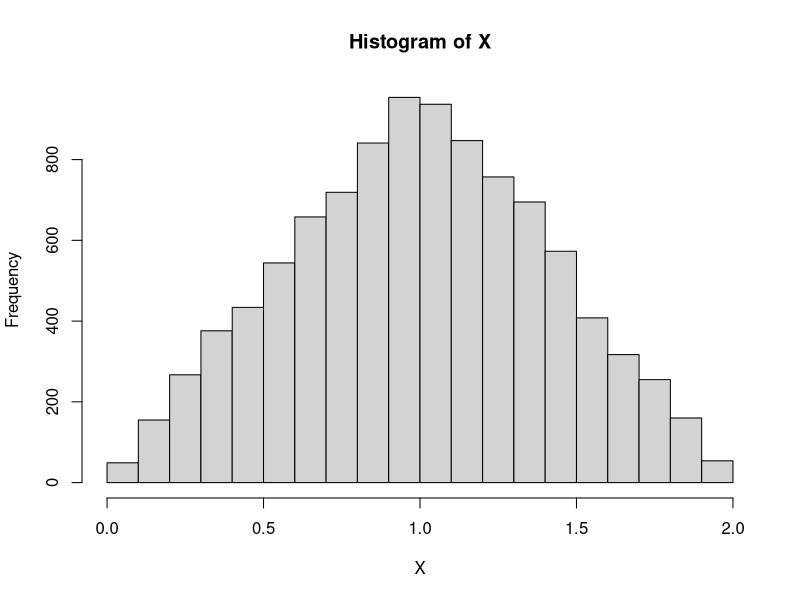
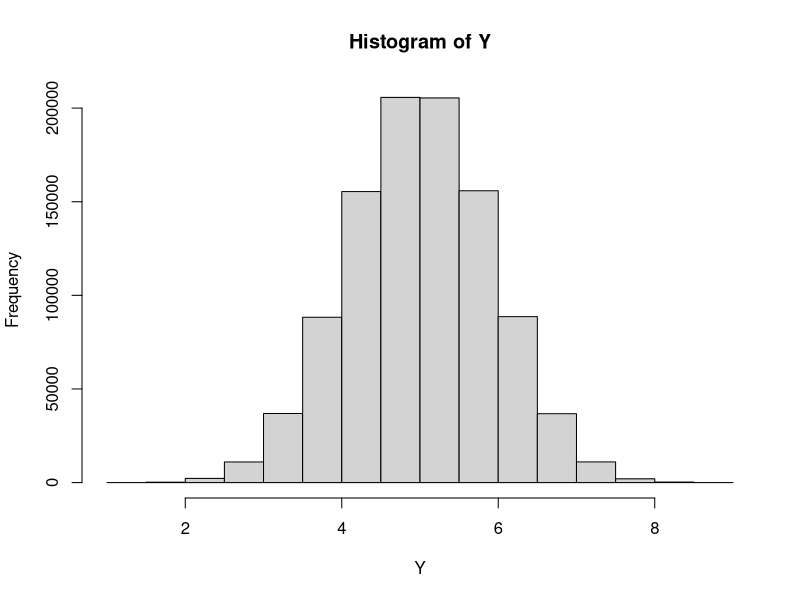
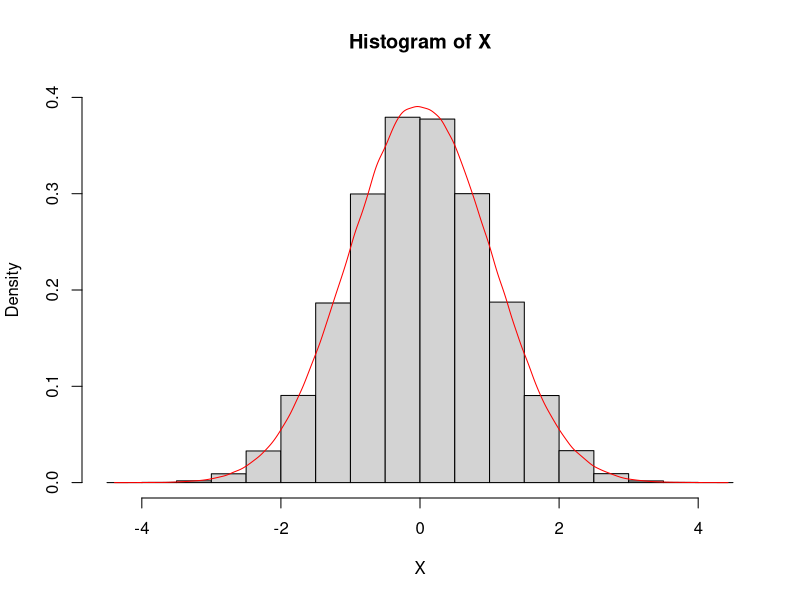
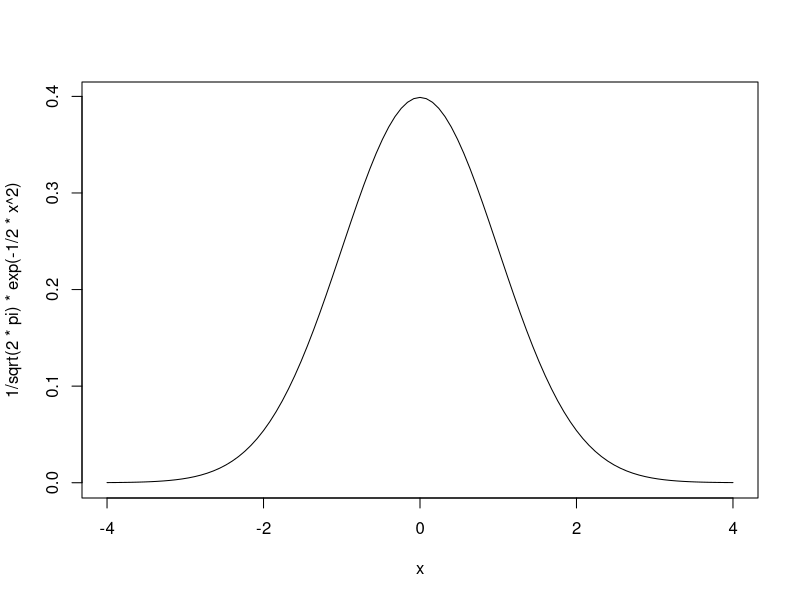
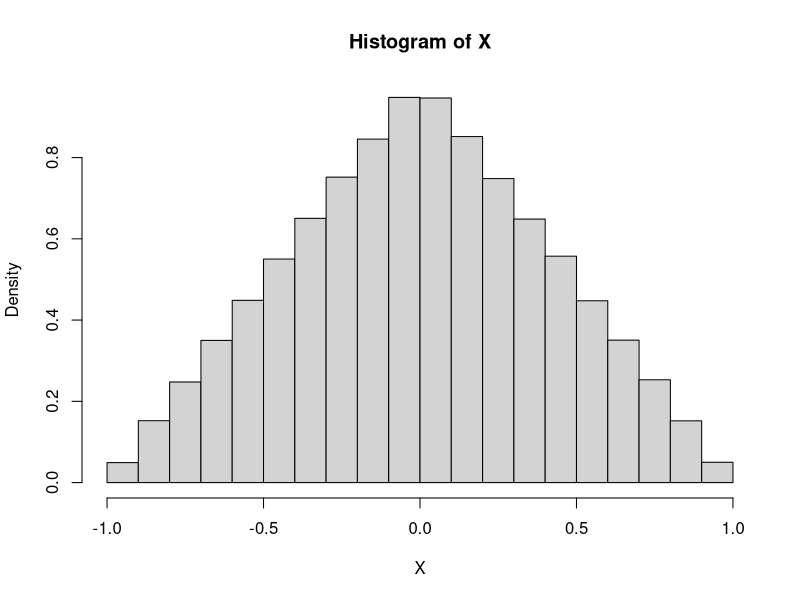
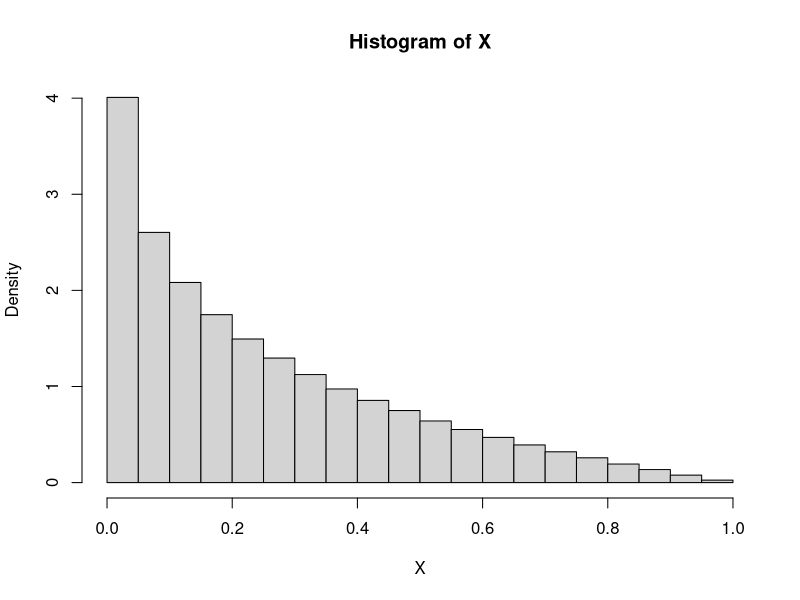
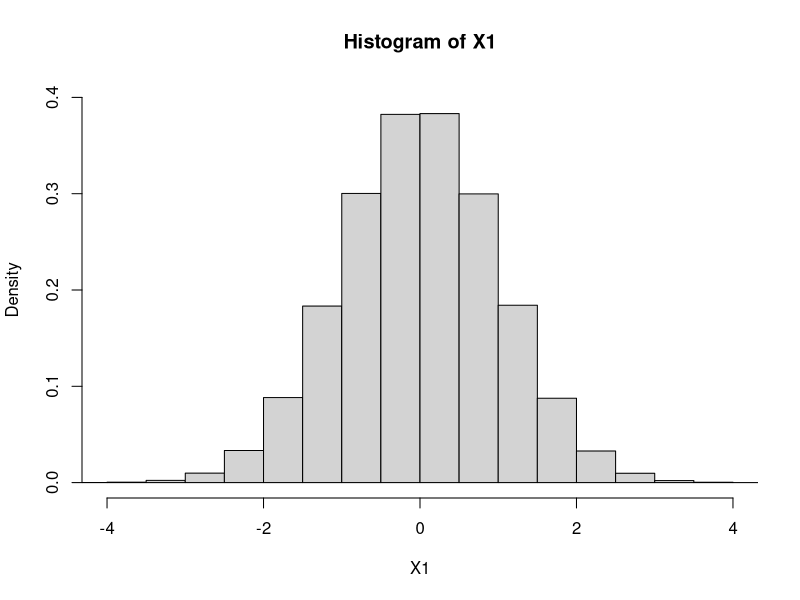
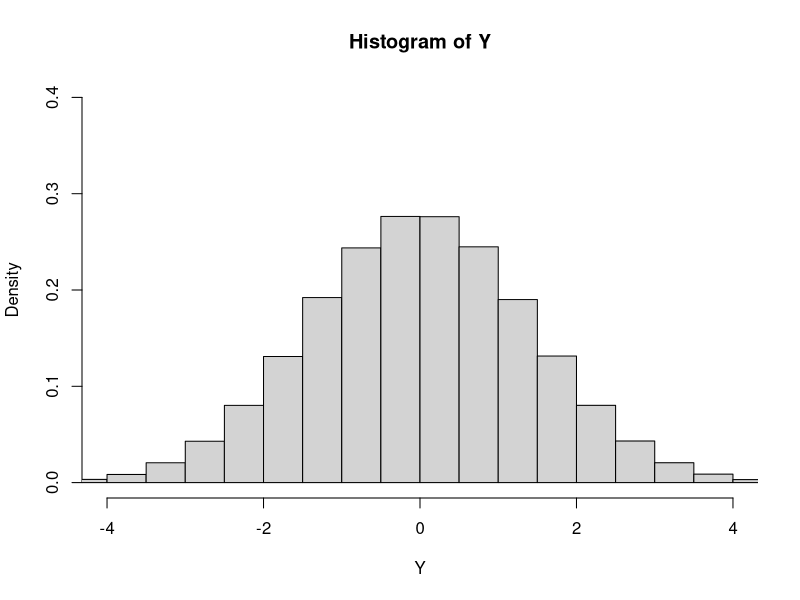

Write the R code that produced these figures, in order.
## ---- chunk 1
knitr::opts_chunk$set(echo = TRUE)
## ---- chunk 2

Pk=factorial(4)/(factorial(4-2)*factorial(4-2))*0.4^2*0.6^2
print(Pk)

## ---- chunk 3
A2<-0 #inicializa a vari?vel de contagem dos eventos
n<-10000 #n?mero de experimentos

for (i in 1:n) {
        Adultos<-c(0,0,0,0) #cria vetor de adultos com 0 (1: em casa, 0: fora)
        sim<-c(runif(1),runif(1),runif(1),runif(1)) #vetor de n?meros aleat?rios 
        for (j in 1:length(sim))
                if (sim[j]>0.6) { #probabilidade de estar em casa
                        Adultos[j]<-1
                }
        if (sum(Adultos)==2) { #experimento com 2 adultos em casa
                A2<-A2+1
        }
}

print(A2/n) #calcula a frequ?ncia relativa do experimento
## ---- chunk 4
d<-0.0001 #define o valor de delta
p<-0 #inicializa a vari?vel probabilidade
L1<-5/d #calcula o limite inferior
L2<-6/d #calcula o limite superior

for (n in L1:L2) {
        p<-p+1/sqrt(2*pi)*exp(-0.5*(n*d-7)^2)*d #calcula a aproxima??o recursivamente
}

print(p)
## ---- chunk 5
n=10000 #n?mero de experimentos

X <- runif(n,0,1)+runif(n,0,1)

hist(X)

Xa <- sum(X<0.5)/length(X)
Xb <- sum(X>=0.5 & X<1)/length(X)
Xc <- sum(X>=1 & X<1.5)/length(X)
Xd <- sum(X>=1.5 & X<=2)/length(X)
Xe <- sum(X>2)/length(X)


cat("a)",Xa,"\nb)",Xb,"\nc)",Xc,"\nd)",Xd,"\ne)",Xe)

## ---- chunk 6
n<-1000000 #numero de experimentos
Y<-0

for (i in 1:10){
        Y<-Y+runif(n,0,1)
}

hist(Y)

Py<-c(1:20)-c(1:20) #inicializando o vetor das probabilidades
Paux<-Py

for (i in 1:length(Py)) {
        Y <- Y-0.5 
        Paux[i]<-sum(Y<0) #experimentos < limite superior do intervalo
        if (i>1) {
                Py[i]<-(Paux[i]-Paux[i-1])/n #remove experimentos < limite inferior 
        }
        else {
                Py[i]<-Paux[i]/n #calculando a frequ?ncia relativa
        }
}

intervals<-c("[0 0.5)","[0.5 1)","[1 1.5)","[1.5 2)","[2 2.5)",
             "[2.5 3)","[3 3.5)","[3.5 4)","[4 4.5)","[4.5 5)",
             "[5 5.5)","[5.5 6)","[6 6.5)","[6.5 7)","[7 7.5)",
             "[7.5 8)","[8 8.5)","[8.5 9)","[9 9.5)","[9.5 10]")

result<-data.frame(intervals,Py)

print(result)

## ---- chunk 7

N_infty=100 #limite superior do somat?rio
N_seq=10 #quantidade de n?meros de Bell a calcular

##F?rmula 1:
Bn <- c(1:N_seq)-c(1:N_seq)
Bn[1]<-1;
for (n in 1:(N_seq)) {
        for (k in 1:N_infty) {
                Bn[n+1]<-Bn[n+1]+k^n/factorial(k) #i+1 - ?ndice 0 n?o existe no R
        }
        Bn[n+1]<-Bn[n+1]/exp(1)
}

print(toString(Bn[1:10]))


##F?rmula 2:
Bnn <- c(1:N_seq)-c(1:N_seq)
aux<-Bnn

Bnn[1] <- 1 #inicializa os dois primeiros elementos do vetor / casos especiais
Bnn[2] <- 1

comb = function(n, x) { #fun??o para an?lise combinat?ria
        return(factorial(n) / (factorial(x) * factorial(n-x)))
}


for (n in 2:(N_seq)) {
        aux[1]<-1
        for (k in 2:n) {
                aux[k]<-comb(n-1,k-1)*Bnn[k]
        }
        Bnn[n+1]<-sum(aux)
}

print(toString(Bnn[1:10])) #trunca os n?meros e imprimie como string, para melhor visualiza??o

## ---- chunk 8
print(Bnn[4+1]) #considerando que os n?meros come?am para n=0

## ---- chunk 9
n=10000
eventos=0
for (i in 1:n) {
        x=0
        if (runif(1)<0.5) { #A ganha de B e joga com C
                x="A" 
                if (runif(1)<0.5) { #A ganha de C e ? o campe?o
                        x=paste(x,"A")
                } else {
                        x=paste(x,"C") #C ganha de A e joga com B
                        if (runif(1)<0.5) {
                                x=paste(x,"C") #C ganha e ? o campe?o
                        }
                        else { #B ganha e joga com A
                                x=paste(x,"B")
                                if (runif(1)<0.5) { #B ganha e ? o campe?o
                                        x=paste(x,"B")
                                } else {
                                        x=paste(x,"A") #A ganha e ? o campe?o
                                }
                        }
                }
        } else { #B ganha de A e joga com C
                x="B"
                if (runif(1)<0.5) { #B ganha de C e ? o campe?o
                        x=paste(x,"B")
                } else {
                        x=paste(x,"C") #C ganha de B e joga com A
                        if (runif(1)<0.5) {
                                x=paste(x,"C") #C ganha e ? o campe?o
                        }
                        else { #A ganha e joga com B
                                x=paste(x,"A")
                                if (runif(1)<0.5) { #A ganha e ? o campe?o
                                        x=paste(x,"A")
                                } else {
                                        x=paste(x,"B") #B ganha e ? o campe?o
                                }
                        }
                }
        }
        eventos[i]=x
}
eventos<-data.frame(table(eventos))
eventos["prob"]<-eventos$Freq/n
print(eventos)
## ---- chunk 10
n<-100000

X1<-runif(n,0,1)
X2<-runif(n,0,1)

Y<-round(X1)*round(X2)

Prob1<-sum(Y==1)/length(Y)
Prob0<-sum(Y==0)/length(Y)

cat("Probability of Y=1",Prob1,"\nProbability of Y=0",Prob0)
## ---- chunk 11
n<-100000

X1<-runif(n,0,1)
X2<-runif(n,0,1)

Y<-round(X1)+round(X2)

snake_eyes<-sum(Y==2)/length(Y)

cat("Probability of snake eyes is:", snake_eyes)
## ---- chunk 12
d<-0.000001 #define o valor de delta
p<-0 #inicializa a vari?vel probabilidade
L1<--1/d #calcula o limite inferior
L2<-1/d #calcula o limite superior

for (n in L1:L2) {
        p<-p+1/sqrt(2*pi)*exp(-0.5*(n*d)^2)*d 
}

print(p)
## ---- chunk 13
n<-1000000 #n?mero de experimentos
X<-0

for (i in 1:12) {
        X<-X+(runif(n,0,1)-0.5)
}

hist(X, probability=TRUE, ylim=c(0,0.4))
lines(density(X),col="red")
curve(1/sqrt(2*pi)*exp(-1/2*x^2),from=-4, to=4)
## ---- chunk 14
n<-1000000 #n?mero de experimentos
X<-runif(n,0,1)-runif(n,0,1)

hist(X,probability=TRUE)
## ---- chunk 15
n<-1000000 #n?mero de experimentos
X<-runif(n,0,1)*runif(n,0,1)

hist(X,probability=TRUE)
## ---- chunk 16
n<-10000
r<-runif(n,0,1)
x<-0

for (i in 1:n) {
        if (r[i]<0.1) {
                x[i]<-1
        } else if (r[i]<0.3) {
                x[i]<-2
        } else {
                x[i]<-3
        }
}

probs<-c(sum(x==1)/n,sum(x==2)/n,sum(x==3)/n)
cat("Prob X=1 is",probs[1],"\nProb X=2 is",probs[2],"\nProb X=3 is",probs[3])

## ---- chunk 17
n<-10000
x<-runif(n,0,1)
print(mean(x))
## ---- chunk 18
n<-10000
x<-rnorm(n,0,1)+1
print(mean(x))
## ---- chunk 19
n<-10000
x<-rnorm(n,0,1)^2
print(mean(x))
## ---- chunk 20
n<-10000
x<-runif(n,0,1)*2
print(mean(x))
## ---- chunk 21
n<-1000000
X1<-rnorm(n,0,1)
X2<-rnorm(n,0,1)
Y<-X1-X2
cat("Desvio padr?o de X1=X2 ?", sd(X1), "\nDesvio padr?o de Y ?", sd(Y))
hist(X1,probability = TRUE,xlim=c(-4,4),ylim=c(0,0.4))
hist(Y,probability = TRUE,xlim=c(-4,4),ylim=c(0,0.4))
## ---- chunk 22
n<-100000
X<-rnorm(n,0,1)
Y<-rnorm(n,0,1)
dist<-sqrt(X^2+Y^2)
print(mean(dist))
## ---- chunk 23
n<-100000
U<-runif(n,0,1)
X<-sqrt(U)
cat("Mean of Sqrt(U) is", mean(X), "\nSqrt(mean(U)) is",sqrt(mean(U)))
## ---- chunk 24
n<-1000
X1<-rnorm(n,0,1)
X2<-rnorm(n,0,1)
Y1<-X1+0.1*X2
Y2<-X1+0.2*X2
cor(Y1,Y2)
plot(Y1,Y2,panel.first=grid())
## ---- chunk 25
n<-10000
U1<-runif(n,0,1)
U2<-runif(n,0,1)
X1<-U1
X2<-U1+U2
plot(X1,X2,panel.first=grid())
